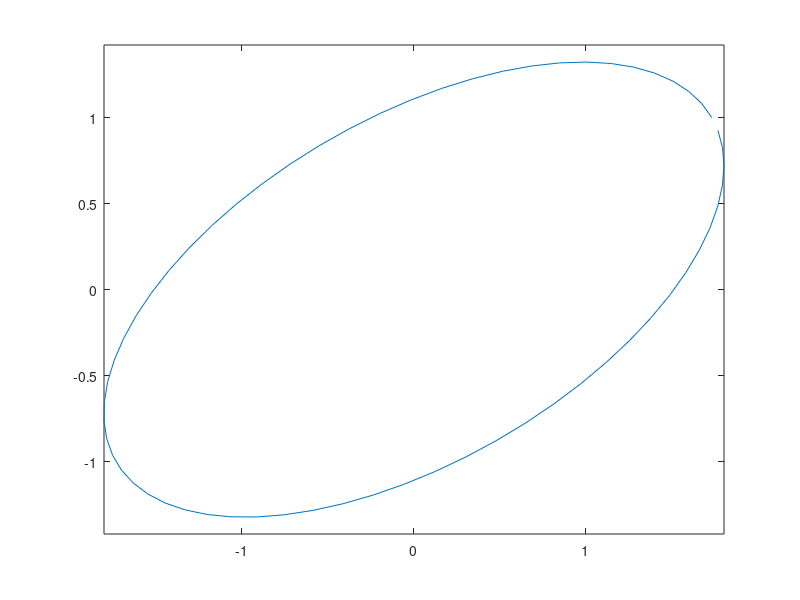

Here is the MATLAB script that generated this plot:
close all;
clear all;

x =0;
y=0;
r=1;
ang=0:0.1:2*pi; 
xp=r*cos(ang);
yp=r*sin(ang);
xp=xp';
yp=yp';
%figure, plot(xp,yp);

% stretch
xp = 2*xp;
%figure, plot(xp,yp);

% rotation
t = pi/6;
rotAngle = t;
xRot  = xp*cos(rotAngle) - yp*sin(rotAngle);
yRot  = xp*sin(rotAngle) + yp*cos(rotAngle);
figure, plot(xRot, yRot);
axis equal

A =cov([xp yp]);
[U, S, V] = svd(A);


B =cov([xRot yRot]);
[U1, S1, V1] = svd(B);


%X = [xp yp];
X = [xRot yRot];

Xprime = X';

D = U1'*Xprime;
max(abs(D (1,:)))*2
max(abs(D (2,:)))*2